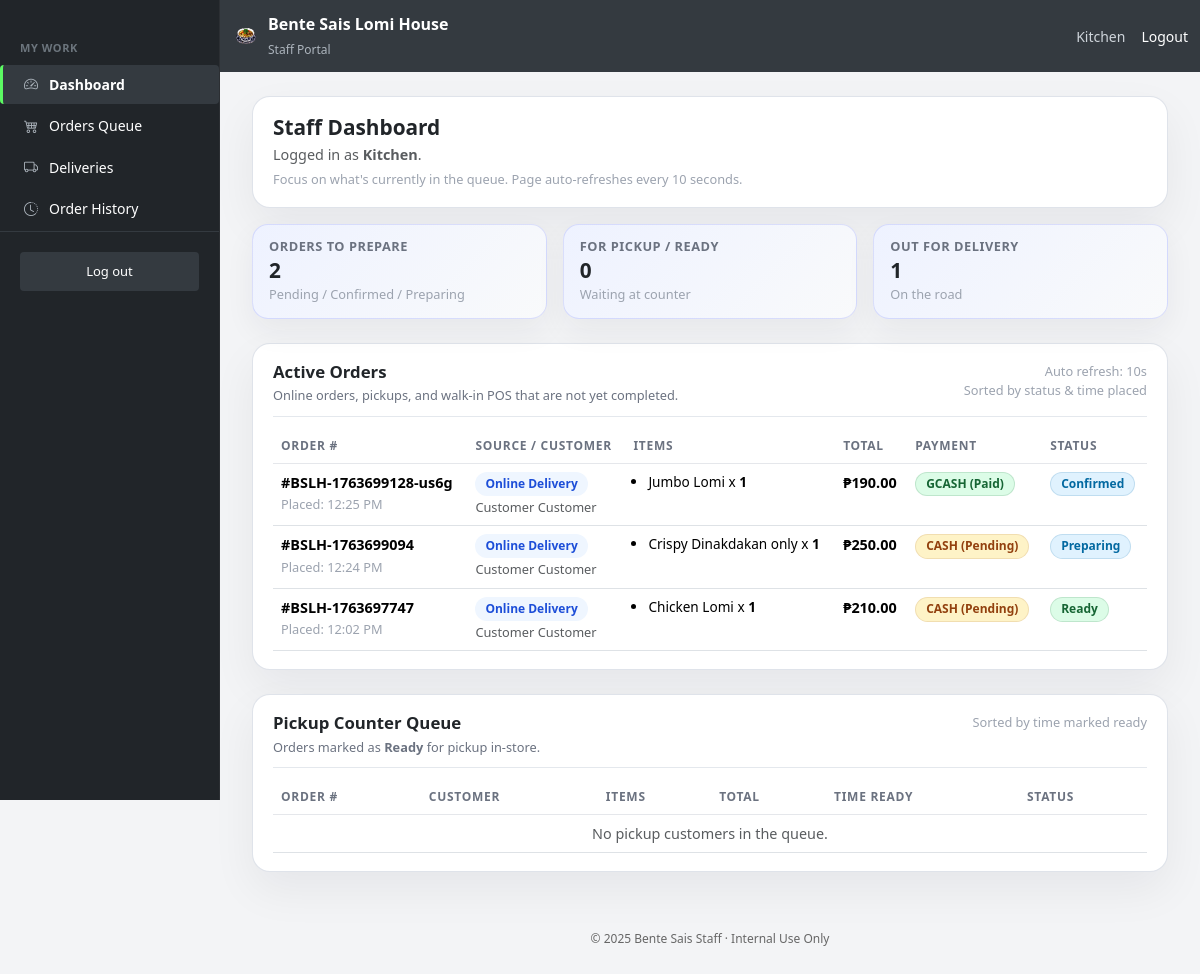
Page /staff/index.php (signed in) on the committed database.
### tables this page shows
CREATE TABLE `orders` (
  `order_id` int(11) NOT NULL,
  `order_number` varchar(20) NOT NULL,
  `user_id` int(11) DEFAULT NULL,
  `order_type` enum('pickup','delivery') NOT NULL,
  `order_time` datetime NOT NULL,
  `preferred_time` datetime DEFAULT NULL,
  `status` enum('pending','confirmed','preparing','ready','out_for_delivery','delivered','completed','cancelled') DEFAULT 'pending',
  `subtotal` decimal(10,2) NOT NULL DEFAULT 0.00,
  `delivery_fee` decimal(10,2) NOT NULL DEFAULT 0.00,
  `tip_amount` decimal(10,2) NOT NULL DEFAULT 0.00,
  `total_amount` decimal(10,2) NOT NULL DEFAULT 0.00,
  `handler_id` int(11) DEFAULT NULL,
  `driver_id` int(11) DEFAULT NULL,
  `confirmed_at` datetime DEFAULT NULL,
  `preparing_at` datetime DEFAULT NULL,
  `ready_at` datetime DEFAULT NULL,
  `out_for_delivery_at` datetime DEFAULT NULL,
  `delivered_at` datetime DEFAULT NULL,
  `cancelled_at` datetime DEFAULT NULL,
  `created_at` datetime DEFAULT current_timestamp(),
  `updated_at` datetime DEFAULT current_timestamp() ON UPDATE current_timestamp()
);

CREATE TABLE `order_customer_details` (
  `detail_id` int(11) NOT NULL,
  `order_id` int(11) NOT NULL,
  `customer_first_name` varchar(50) NOT NULL,
  `customer_last_name` varchar(50) NOT NULL,
  `customer_phone` varchar(20) NOT NULL,
  `customer_email` varchar(100) DEFAULT NULL,
  `order_notes` text DEFAULT NULL
);

CREATE TABLE `order_items` (
  `order_item_id` int(11) NOT NULL,
  `order_id` int(11) NOT NULL,
  `product_id` int(11) NOT NULL,
  `product_name` varchar(100) NOT NULL,
  `unit_price` decimal(10,2) NOT NULL,
  `quantity` int(11) NOT NULL DEFAULT 1,
  `total_price` decimal(10,2) NOT NULL,
  `special_instructions` text DEFAULT NULL,
  `created_at` datetime DEFAULT current_timestamp()
);

CREATE TABLE `order_payment_details` (
  `payment_id` int(11) NOT NULL,
  `order_id` int(11) NOT NULL,
  `payment_method` enum('cash','gcash','card') NOT NULL,
  `payment_status` enum('pending','paid','failed','refunded') DEFAULT 'pending',
  `gcash_reference` varchar(100) DEFAULT NULL,
  `gcash_amount` decimal(10,2) DEFAULT NULL,
  `gcash_sender_name` varchar(100) DEFAULT NULL,
  `amount_paid` decimal(10,2) DEFAULT NULL,
  `change_amount` decimal(10,2) DEFAULT NULL,
  `paid_at` datetime DEFAULT NULL
);

### includes/auth.php (called while the page is built, shortened)
<?php
function get_user_name() {
    return $_SESSION['name'] ?? null;
}
?>

### staff/index.php (the view, shortened to what this page needs)
<?php
include __DIR__ . '/includes/header.php';
$stats_sql = "
    SELECT
        SUM(CASE WHEN status IN ('pending','confirmed','preparing') THEN 1 ELSE 0 END) AS to_prepare,
        SUM(CASE WHEN status = 'ready' AND order_type = 'pickup' THEN 1 ELSE 0 END) AS ready_pickup,
        SUM(CASE WHEN status IN ('ready','out_for_delivery') AND order_type = 'delivery' THEN 1 ELSE 0 END) AS out_for_delivery
    FROM orders
";
$stats_result = $conn->query($stats_sql);
$stats = $stats_result ? $stats_result->fetch_assoc() : null;
$orders_to_prepare = (int)($stats['to_prepare'] ?? 0);
$for_pickup_ready  = (int)($stats['ready_pickup'] ?? 0);
$out_for_delivery  = (int)($stats['out_for_delivery'] ?? 0);
$active_sql = "
    SELECT
        o.order_id,
        o.order_number,
        o.order_type,
        o.status,
        o.created_at,
        o.total_amount,
        ocd.customer_first_name,
        ocd.customer_last_name,
        opd.payment_method,
        opd.payment_status
    FROM orders o
    LEFT JOIN order_customer_details ocd
        ON o.order_id = ocd.order_id
    LEFT JOIN order_payment_details opd
        ON opd.order_id = o.order_id
    WHERE o.status NOT IN ('completed', 'delivered', 'cancelled')
    ORDER BY
        CASE o.status
            WHEN 'pending' THEN 1
            WHEN 'confirmed' THEN 2
            WHEN 'preparing' THEN 3
            WHEN 'ready' THEN 4
            WHEN 'out_for_delivery' THEN 5
            ELSE 6
        END,
        o.created_at ASC
    LIMIT 50
";
$active_orders = $conn->query($active_sql);
$pickup_sql = "
    SELECT
        o.order_id,
        o.order_number,
        o.status,
        o.ready_at,
        o.total_amount,
        ocd.customer_first_name,
        ocd.customer_last_name
    FROM orders o
    LEFT JOIN order_customer_details ocd ON o.order_id = ocd.order_id
    WHERE o.order_type = 'pickup'
      AND o.status = 'ready'
    ORDER BY o.ready_at ASC
";
$pickup_orders = $conn->query($pickup_sql);
?>
<div class="container-fluid">
  <?php include __DIR__ . '/includes/sidebar.php'; ?>
  <main class="main-content">
    <div class="content-card mb-3">
      <div class="d-flex justify-content-between align-items-start flex-wrap gap-2">
        <div>
          <h2 class="page-title mb-1">Staff Dashboard</h2>
          <p class="page-subtitle text-muted mb-1">
            Logged in as <strong><?= htmlspecialchars(get_user_name() ?? 'Staff') ?></strong>.
          </p>
          <p class="meta-text mb-0">
            Focus on what's currently in the queue. Page auto-refreshes every 10 seconds.
          </p>
        </div>
      </div>
    </div>
    <div class="row g-3 mb-4">
      <div class="col-sm-6 col-md-4">
        <div class="stat-card">
          <h5>Orders To Prepare</h5>
          <div class="value"><?= $orders_to_prepare ?></div>
          <div class="hint">Pending / Confirmed / Preparing</div>
        </div>
      </div>
      <div class="col-sm-6 col-md-4">
        <div class="stat-card">
          <h5>For Pickup / Ready</h5>
          <div class="value"><?= $for_pickup_ready ?></div>
          <div class="hint">Waiting at counter</div>
        </div>
      </div>
      <div class="col-sm-6 col-md-4">
        <div class="stat-card">
          <h5>Out for Delivery</h5>
          <div class="value"><?= $out_for_delivery ?></div>
          <div class="hint">On the road</div>
        </div>
      </div>
    </div>
    <section class="content-card mb-4">
      <div class="content-card-header">
        <div>
          <h2>Active Orders</h2>
          <p>Online orders, pickups, and walk-in POS that are not yet completed.</p>
        </div>
        <div class="text-end meta-text">
          <span class="d-block">Auto refresh: 10s</span>
          <span class="d-block">Sorted by status &amp; time placed</span>
        </div>
      </div>
      <div class="table-responsive">
        <table class="table table-hover dashboard-table">
          <thead>
            <tr>
              <th>Order #</th>
              <th>Source / Customer</th>
              <th>Items</th>
              <th>Total</th> <th>Payment</th>
              <th>Status</th>
            </tr>
          </thead>
          <tbody id="active-orders-body">
            <?php if ($active_orders && $active_orders->num_rows > 0): ?>
              <?php while ($order = $active_orders->fetch_assoc()): ?>
                <?php
                  $order_id  = (int)$order['order_id'];
                  $order_no  = htmlspecialchars($order['order_number'] ?? $order_id);
                  $full_name = trim(
                    ($order['customer_first_name'] ?? '') . ' ' .
                    ($order['customer_last_name'] ?? '')
                  );
                  if ($order['order_type'] === 'delivery') {
                    $source_label = 'Online Delivery';
                    $source_class = 'delivery';
                  } elseif ($order['order_type'] === 'pickup') {
                    $source_label = 'Pickup';
                    $source_class = 'pickup';
                  } else {
                    $source_label = 'Walk-in POS';
                    $source_class = 'pos';
                  }
                  $status = $order['status'];
                  $status_map = [
                    'pending'          => 'badge-warning',
                    'confirmed'        => 'badge-info',
                    'preparing'        => 'badge-info',
                    'ready'            => 'badge-success',
                    'out_for_delivery' => 'badge-success',
                  ];
                  $status_class = $status_map[$status] ?? 'badge-secondary';
                  $payment_method = $order['payment_method'] ?? null;
                  $payment_status = $order['payment_status'] ?? null;
                  if (!$payment_method) {
                      $payment_label = 'Unpaid';
                      $payment_badge_class = 'badge-secondary';
                  } else {
                      $payment_label = strtoupper($payment_method);
                      if ($payment_status && $payment_status !== 'paid') {
                          $payment_label .= ' (' . ucfirst($payment_status) . ')';
                      } else {
                          $payment_label .= ' (Paid)';
                      }
                      $payment_badge_class = ($payment_status === 'paid')
                          ? 'badge-success'
                          : 'badge-warning';
                  }
                  $created_time = $order['created_at']
                    ? date('g:i A', strtotime($order['created_at']))
                    : '';
                  $total = (float)($order['total_amount'] ?? 0);
                ?>
                <tr>
                  <td>
                    <strong>#<?= $order_no ?></strong><br>
                    <?php if ($created_time): ?>
                      <span class="meta-text">Placed: <?= htmlspecialchars($created_time) ?></span>
                    <?php endif; ?>
                  </td>
                  <td>
                    <span class="source-pill <?= $source_class ?>">
                      <?= htmlspecialchars($source_label) ?>
                    </span><br>
                    <small class="text-muted"><?= htmlspecialchars($full_name) ?></small>
                  </td>
                  <td>
                    <ul class="mb-0" style="padding-left: 15px; font-size: 0.85rem;">
                      <?php
                        $items_stmt = $conn->prepare("
                          SELECT product_name, quantity
                          FROM order_items
                          WHERE order_id = ?
                        ");
                        $items_stmt->bind_param('i', $order_id);
                        $items_stmt->execute();
                        $items_res = $items_stmt->get_result();
                        while ($item = $items_res->fetch_assoc()):
                      ?>
                        <li>
                          <?= htmlspecialchars($item['product_name']) ?>
                          x <strong><?= (int)$item['quantity'] ?></strong>
                        </li>
                      <?php endwhile; $items_stmt->close(); ?>
                    </ul>
                  </td>
                  <td>
                    <span style="font-weight:600; white-space:nowrap;">
                        ₱<?= number_format($total, 2) ?>
                    </span>
                  </td>
                  <td>
                    <span class="payment-badge badge <?= $payment_badge_class ?>">
                      <?= htmlspecialchars($payment_label) ?>
                    </span>
                  </td>
                  <td>
                    <span class="status-badge badge <?= $status_class ?>">
                      <?= htmlspecialchars(ucfirst(str_replace('_', ' ', $status))) ?>
                    </span>
                  </td>
                </tr>
              <?php endwhile; ?>
            <?php else: ?>
              <tr>
                <td colspan="6" class="text-center text-muted">No active orders.</td>
              </tr>
            <?php endif; ?>
          </tbody>
        </table>
      </div>
    </section>
    <section class="content-card">
      <div class="content-card-header">
        <div>
          <h2>Pickup Counter Queue</h2>
          <p>Orders marked as <strong>Ready</strong> for pickup in-store.</p>
        </div>
        <div class="text-end meta-text">
          <span class="d-block">Sorted by time marked ready</span>
        </div>
      </div>
      <div class="table-responsive">
        <table class="table table-hover dashboard-table">
          <thead>
            <tr>
              <th>Order #</th>
              <th>Customer</th>
              <th>Items</th>
              <th>Total</th> <th>Time Ready</th>
              <th>Status</th>
            </tr>
          </thead>
          <tbody id="pickup-queue-body">
            <?php if ($pickup_orders && $pickup_orders->num_rows > 0): ?>
              <?php while ($order = $pickup_orders->fetch_assoc()): ?>
                <?php
                  $order_id  = (int)$order['order_id'];
                  $order_no  = htmlspecialchars($order['order_number'] ?? $order_id);
                  $full_name = trim(
                    ($order['customer_first_name'] ?? '') . ' ' .
                    ($order['customer_last_name'] ?? '')
                  );
                  if ($full_name === '') {
                    $full_name = 'Walk-in POS';
                  }
                  $time_ready = $order['ready_at']
                    ? date('g:i A', strtotime($order['ready_at']))
                    : '-';
                  $status       = $order['status'];
                  $status_class = ($status === 'ready') ? 'badge-success' : 'badge-secondary';
                  $total        = (float)($order['total_amount'] ?? 0);
                ?>
                <tr>
                  <td><strong>#<?= $order_no ?></strong></td>
                  <td><?= htmlspecialchars($full_name) ?></td>
                  <td>
                    <ul class="mb-0" style="padding-left: 15px; font-size: 0.85rem;">
                      <?php
                        $items_stmt = $conn->prepare("
                          SELECT product_name, quantity
                          FROM order_items
                          WHERE order_id = ?
                        ");
                        $items_stmt->bind_param('i', $order_id);
                        $items_stmt->execute();
                        $items_res = $items_stmt->get_result();
                        while ($item = $items_res->fetch_assoc()):
                      ?>
                        <li>
                          <?= htmlspecialchars($item['product_name']) ?>
                          x <strong><?= (int)$item['quantity'] ?></strong>
                        </li>
                      <?php endwhile; $items_stmt->close(); ?>
                    </ul>
                  </td>
                  <td>
                    <span style="font-weight:600; white-space:nowrap;">
                        ₱<?= number_format($total, 2) ?>
                    </span>
                  </td>
                  <td><?= htmlspecialchars($time_ready) ?></td>
                  <td>
                    <span class="status-badge badge <?= $status_class ?>">
                      <?= htmlspecialchars(ucfirst(str_replace('_', ' ', $status))) ?>
                    </span>
                  </td>
                </tr>
              <?php endwhile; ?>
            <?php else: ?>
              <tr>
                <td colspan="6" class="text-center text-muted">No pickup customers in the queue.</td>
              </tr>
            <?php endif; ?>
          </tbody>
        </table>
      </div>
    </section>
  </main>
</div>
<?php include __DIR__ . '/includes/footer.php'; ?>

### rows in the picture
orders: order_number "BSLH-1763699128-us6g", created_at "12:25 PM", order_type "Online Delivery", order_customer_details.customer_first_name+customer_last_name "Customer Customer", total_amount "190.00", order_payment_details.payment_method+payment_status "GCASH (Paid)", status "Confirmed"
order_items: product_name "Jumbo Lomi", quantity "1"
orders: order_number "BSLH-1763699094", created_at "12:24 PM", order_type "Online Delivery", order_customer_details.customer_first_name+customer_last_name "Customer Customer", total_amount "250.00", order_payment_details.payment_method+payment_status "CASH (Pending)", status "Preparing"
order_items: product_name "Crispy Dinakdakan only", quantity "1"
orders: order_number "BSLH-1763697747", created_at "12:02 PM", order_type "Online Delivery", order_customer_details.customer_first_name+customer_last_name "Customer Customer", total_amount "210.00", order_payment_details.payment_method+payment_status "CASH (Pending)", status "Ready"
order_items: product_name "Chicken Lomi", quantity "1"

### other values in the picture
get_user_name() "Kitchen"
$orders_to_prepare "2"
$for_pickup_ready "0"
$out_for_delivery "1"
